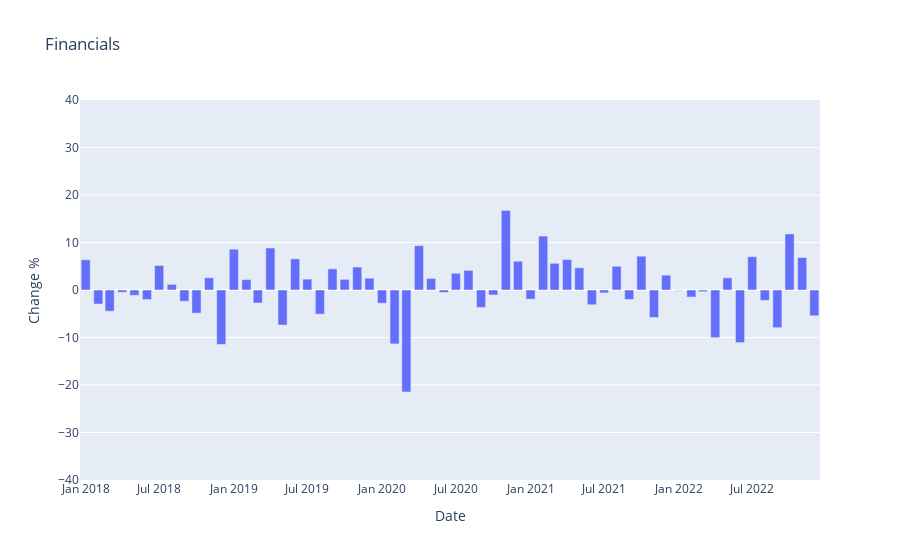

Notebook code for this chart:
### Code cell
fig = px.bar(fin_perf_df, x=fin_perf_df['Date'], y=fin_perf_df['Change %'],title = "Financials", range_y=[-40,40])
fig.show()
